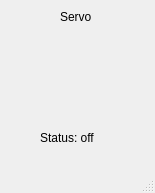
<?xml version="1.0" encoding="UTF-8"?>
<ui version="4.0">
 <class>MainWindow</class>
 <widget class="QMainWindow" name="MainWindow">
  <property name="geometry">
   <rect>
    <x>0</x>
    <y>0</y>
    <width>155</width>
    <height>193</height>
   </rect>
  </property>
  <property name="windowTitle">
   <string>MainWindow</string>
  </property>
  <widget class="QWidget" name="centralwidget">
   <widget class="QLabel" name="label">
    <property name="geometry">
     <rect>
      <x>60</x>
      <y>10</y>
      <width>47</width>
      <height>13</height>
     </rect>
    </property>
    <property name="text">
     <string>Servo</string>
    </property>
   </widget>
   <widget class="QLabel" name="lStatus">
    <property name="geometry">
     <rect>
      <x>40</x>
      <y>130</y>
      <width>71</width>
      <height>16</height>
     </rect>
    </property>
    <property name="text">
     <string>Status: off</string>
    </property>
   </widget>
  </widget>
  <widget class="QMenuBar" name="menubar">
   <property name="geometry">
    <rect>
     <x>0</x>
     <y>0</y>
     <width>155</width>
     <height>21</height>
    </rect>
   </property>
  </widget>
  <widget class="QStatusBar" name="statusbar"/>
 </widget>
 <resources/>
 <connections/>
</ui>
